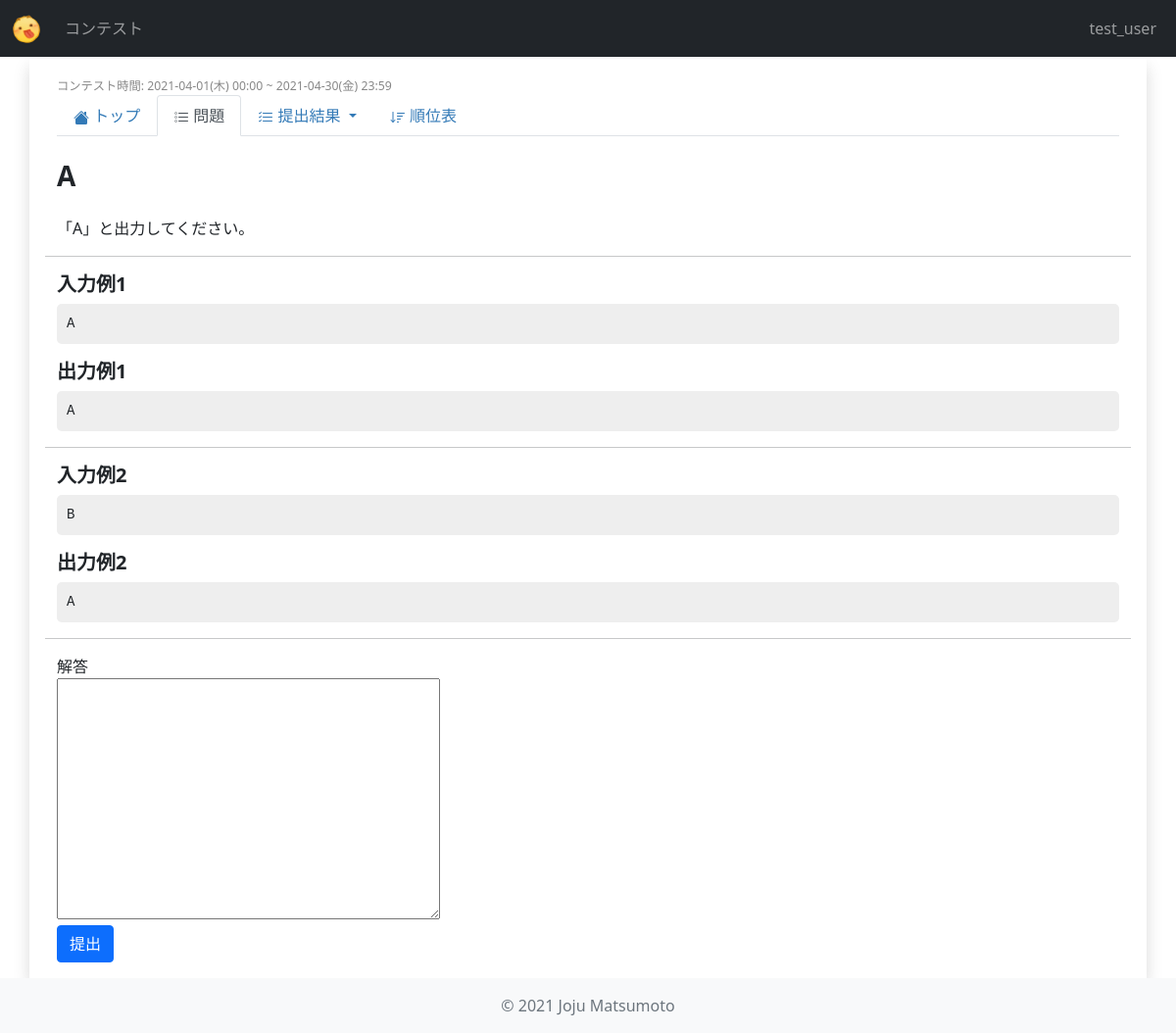
The page /contests/mmc_1/problems/3/ (signed in) on the database as committed earlier.
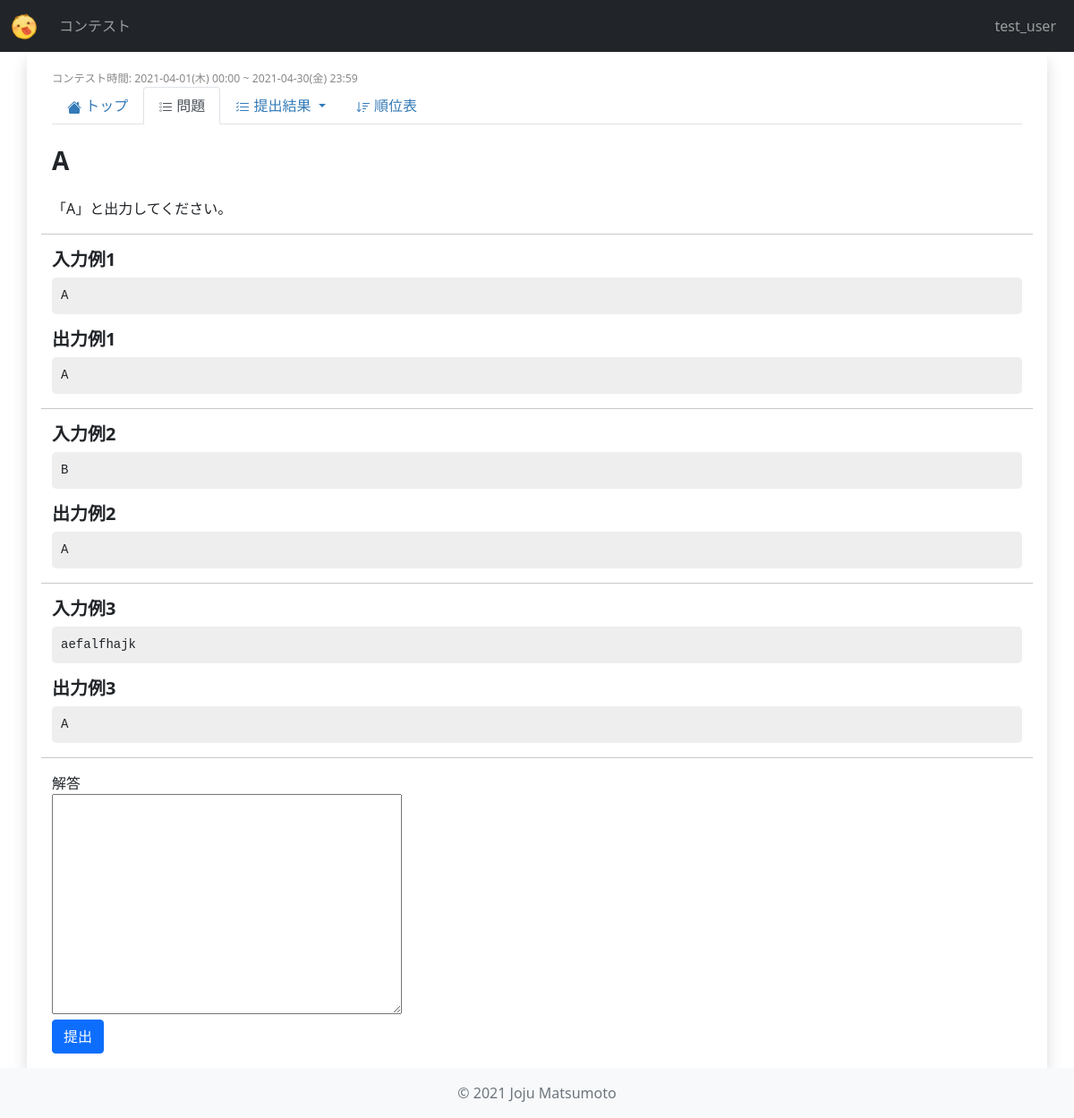
The same page on the database as committed later.
### contests/models.py (models this page shows, shortened)
class TestCase(models.Model):
    problem = models.ForeignKey(
        Problem,
        verbose_name="問題",
        on_delete=models.CASCADE,
    )
    title = models.CharField(
        verbose_name="タイトル",
        max_length=20,
    )
    note = models.TextField(
        verbose_name="備考",
        max_length=200,
    )
    test_input = models.TextField(
        verbose_name="入力",
        max_length=2000,
    )
    test_output = models.TextField(
        verbose_name="出力",
        max_length=2000,
    )
    is_sample = models.BooleanField(
        verbose_name="サンプル",
        default=False,
    )

### contests/views.py (the view, shortened to what this page needs)
class ProblemDetailView(View):
    def get(self, request, short_name, problem_id, *args, **kwargs):
        contest = get_object_or_404(models.Contest, short_name=short_name)
        problem = get_object_or_404(models.Problem, pk=problem_id)
        test_cases = models.TestCase.objects.filter(problem=problem, is_sample=True)
        context = {
            "contest": contest,
            "problem": problem,
            "form": forms.SubmissionForm(),
            "test_cases": test_cases,
        }
        return render(request, "contests/problem_detail.html", context)

### contests/forms.py
class SubmissionForm(forms.ModelForm):
    class Meta:
        model = models.Submission
        fields = ("answer",)
        labels = {
            "answer": "解答",
        }
        help_texts = {
            "answer": "解答を入力",
        }

### contests/models.py (called while the page is built)
    def is_live(self) -> bool:
        now = timezone.now()
        return self.start_date <= now <= self.end_date

    def is_future_contest(self) -> bool:
        now = timezone.now()
        return now < self.start_date

    def get_start_time_str(self) -> str:
        return utils.datetime_str(self.start_date)

    def get_end_time_str(self) -> str:
        return utils.datetime_str(self.end_date)

### contests/utils.py (called while the page is built)
def datetime_str(dt: datetime.datetime) -> str:
    dt = localtime(dt)
    return "{}({}) {}".format(
        dt.strftime("%Y-%m-%d"),
        day_of_week_to_japanese[dt.strftime("%a")],
        dt.strftime("%H:%M")
    )

### contests/templates/contests/problem_detail.html (shortened to what this page needs)
{% extends 'contests/contest_base.html' %}
{% block contest_tab_problems %}active{% endblock %}
{% block contest_content %}
{% if contest.is_future_contest %}
    <div class="col-sm-12 mb-3">
        <h3>まだ開催されていません</h3>
    </div>
{% elif contest.is_live and user not in contest.users.all %}
    <div class="col-sm-12 mb-3">
        <h3>参加してください</h3>
    </div>
{% else %}
    <div class="col-sm-12 mb-3">
        <h3>{{ problem.title }}</h3>
    </div>
    <div class="col-sm-12 mb-3">
        {{ problem.question }}
    </div>
    {% for test_case in test_cases %}
        <hr>
        <h5>入力例{{forloop.counter}}</h5>
        <div class="col-sm-12">
            <pre class="code"><code>{{test_case.test_input}}</code></pre>
        </div>
        <h5>出力例{{forloop.counter}}</h5>
        <div class="col-sm-12">
            <pre class="code"><code>{{test_case.test_output}}</code></pre>
        </div>
    {% endfor %}
    <hr>
    <form action="" method="post" class="form">
        {% for field in form %}
            <div class="col-auto">
                {{field.label}}
            </div>
            <div class="col-auto">
                {{field}}
            </div>
        {% endfor %}
        {% if user.is_authenticated %}
            <button type="submit" class="btn btn-primary">提出</button>
        {% endif %}
    </form>
{% endif %}
{% endblock contest_content %}

Rows that differ between the two databases and show on the page:
added TestCase: test_input "aefalfhajk", test_output "A"
